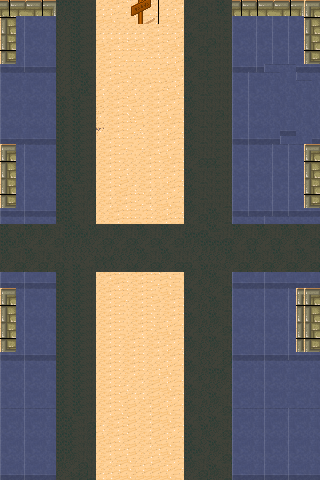

Rendered tile map (Tiled .tmx) drawn with the repository's tilesets; below, a short description and the map source with its tile grids summarised:
An orthogonal 40x60 tile map with 8x8 px tiles, 1 tile layer (tiles), 2 tilesets and 14 objects.

<map version="1.0" orientation="orthogonal" renderorder="right-down" width="40" height="60" tilewidth="8" tileheight="8" nextobjectid="15">
 <tileset firstgid="1" name="road" tilewidth="8" tileheight="8" tilecount="648" columns="24">
  <image source="sewer_tileset.png" width="192" height="217" />
 </tileset>
 <tileset firstgid="649" name="building" tilewidth="8" tileheight="8" tilecount="792" columns="33">
  <image source="tmw_desert_spacing.png" width="265" height="199" />
 </tileset>
 <layer name="tiles" width="40" height="60">
  <data>[2400 cells, 2400 non-empty, 101 distinct tile ids]</data>
 </layer>
 <objectgroup color="#aa0000" name="crossroad">
  <object id="13" x="65" y="243" width="16" height="12" />
  <object id="14" x="196" y="239" width="23" height="18" />
 </objectgroup>
 <objectgroup color="#00aa00" name="goal">
  <object id="1" x="129" y="2" width="27" height="21" />
 </objectgroup>
 <objectgroup color="#ffff00" name="road">
  <object id="2" x="56" y="-1" width="39" height="480" />
  <object id="3" x="186" y="2" width="46" height="478" />
  <object id="4" x="1" y="228" width="318" height="42" />
 </objectgroup>
 <objectgroup color="#ff0000" name="wall">
  <object id="5" x="-1" y="143" width="19" height="63" />
  <object id="6" x="1" y="-1" width="15" height="66" />
  <object id="7" x="1" y="1" width="53" height="14" />
  <object id="8" x="235" y="0" width="87" height="18" />
  <object id="9" x="304" y="2" width="16" height="63" />
  <object id="10" x="303" y="144" width="17" height="64" />
  <object id="11" x="297" y="290" width="21" height="62" />
  <object id="12" x="-1" y="291" width="19" height="62" />
 </objectgroup>
</map>
